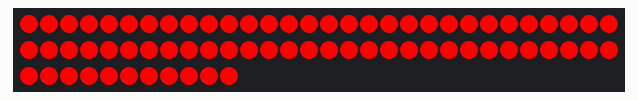
The sketch below on a simulated Arduino Uno, built with avr-gcc and run on an emulated ATmega328P. Shown: 71 RGB LEDs in strip order, left to right, continuing on the next row. Dim RGB values are drawn brighter than linear.

Above: at 0.1 s.
At 0.6 s:
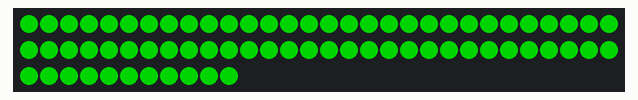
At 1.1 s:
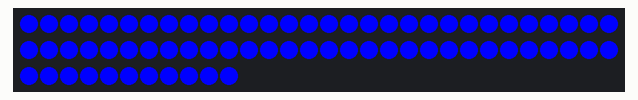

The sketch:

sandPlotterLEDs.ino
```cpp
#include <FastLED.h>

#define NUM_LEDS 71
#define DATA_PIN 13

CRGB leds[NUM_LEDS];

void setup() {
  FastLED.addLeds<WS2812, DATA_PIN, GRB>(leds, NUM_LEDS); // Use GRB or RGB as needed
  FastLED.clear();
  FastLED.show();
}

void loop() {
  // Set all LEDs to red
  fill_solid(leds, NUM_LEDS, CRGB::Red);
  FastLED.show();
  delay(500);

  // Set all LEDs to green
  fill_solid(leds, NUM_LEDS, CRGB::Green);
  FastLED.show();
  delay(500);

  // Set all LEDs to blue
  fill_solid(leds, NUM_LEDS, CRGB::Blue);
  FastLED.show();
  delay(500);
}
```

Measured:
- by itself, everything shown: repeats every 1.5 s, in 3 steps
- what the display in image 1 shows lasts 0.5 s, from 0.5 s to 1.0 s
